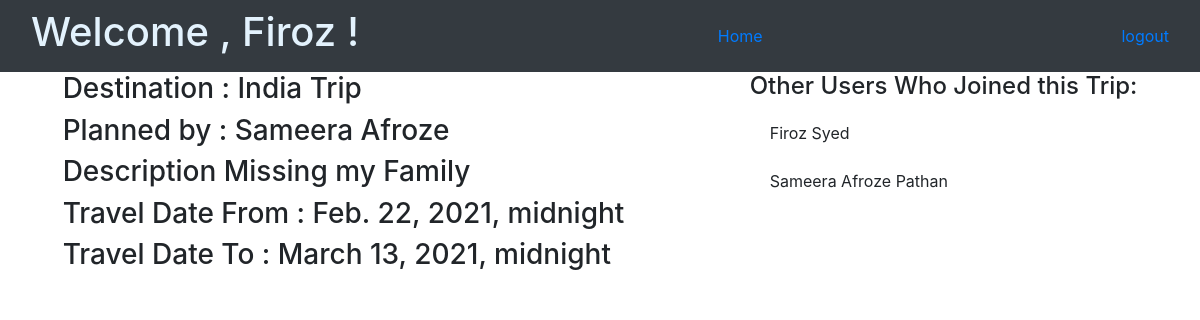
Page /travels/4 (signed in) on the committed database.
### loginregapp/models.py (models this page shows, shortened)
class User(models.Model):
    first_name=models.CharField(max_length=45)
    last_name=models.CharField(max_length=45)
    email=models.EmailField(max_length=45)
    password=models.CharField(max_length=100)
    created_at=models.DateTimeField(auto_now_add=True)
    updated_at=models.DateTimeField(auto_now=True)
    objects=UserManager()

### travelapp/models.py (models this page shows, shortened)
class Trip(models.Model):
    destination=models.CharField(max_length=45)
    description=models.CharField(max_length=255)
    from_date=models.DateTimeField()
    to_date=models.DateTimeField()
    created_at=models.DateTimeField(auto_now_add=True)
    updated_at=models.DateTimeField(auto_now=True)
    added_by=models.ForeignKey(User,related_name="trip_created",on_delete=models.CASCADE)
    users_who_join=models.ManyToManyField(User,related_name="joined_trips")
    objects=TripManager()

### travelapp/views.py (the view)
# urls.py: path('travels/<int:trip_id>',trv.tripview,name="tripview"),
def tripview(request,trip_id):
    if request.method=="GET":
        if 'user_id' not in request.session:
            return redirect('/')
        print("I am here to delete")
        logged_user=User.objects.get(id=request.session['user_id'])
        this_trip=Trip.objects.get(id=trip_id)
        return render(request,'tripview.html', context={
            'logged_user':User.objects.get(id=request.session['user_id']),
            'this_trip':Trip.objects.get(id=trip_id),
            'trips':Trip.objects.all(),
            'users':User.objects.all()
            })

### travelapp/templates/tripview.html (shortened to what this page needs)
<!DOCTYPE html>
<html lang="en">
<head>
    {% load static %}
    <link href="https://cdn.jsdelivr.net/npm/bootstrap@5.0.0-beta1/dist/css/bootstrap.min.css" rel="stylesheet"
>
    <link href="//maxcdn.bootstrapcdn.com/bootstrap/4.1.1/css/bootstrap.min.css" rel="stylesheet" id="bootstrap-css">
</head>
<body>
    <nav class="navbar navbar-dark bg-dark">
        <div class="container-fluid">
            <p class="h1" style="color: #e3f2fd;"> Welcome , {{logged_user.first_name}} ! </p>
            <a href="/travels/home">Home </a>
            <a href="/travels/logout">logout</a>
        </div>
    </nav>
    <div class="d-flex justify-content-around">
        <div class="trip_details">
        <p class="h3">Destination : {{this_trip.destination}}</p>
        <p class="h3"> Planned by : {{this_trip.added_by.first_name}} {{this_trip.added_by.last_name}}</p>
        <p class="h3"> Description {{this_trip.description}}</p>
        <p class="h3"> Travel Date From : {{this_trip.from_date}}</p>
        <p class="h3"> Travel Date To : {{this_trip.to_date}}</p>
        </div>
        <div class="other_users_joined_trips">
            <p class="h4 "> Other Users Who Joined this Trip: </p>
            <ul class="list-group list-group-flush">
                {% if this_trip.users_who_join.all|length == 0 %}
                    <li class="list-group-item"> No Other Users Joined this Trip</li>
                {% else %}
                    {% for user in this_trip.users_who_join.all %}
                        {% if user != this_trip.added_by %}
                            <li class="list-group-item">
                                {{ user.first_name }} {{user.last_name}}
                        {%endif%}
                        </li>
                    {%endfor%}
                {%endif%}
            </ul>
        </div>
    </div>
</body>
</html>

### rows in the picture
User: first_name "Firoz", last_name "Syed"
Trip: destination "India Trip", added_by.first_name "Sameera", added_by.last_name "Afroze", description "Missing my Family", from_date "Feb. 22, 2021, midnight", to_date "March 13, 2021, midnight"
User: first_name "Sameera Afroze", last_name "Pathan"
